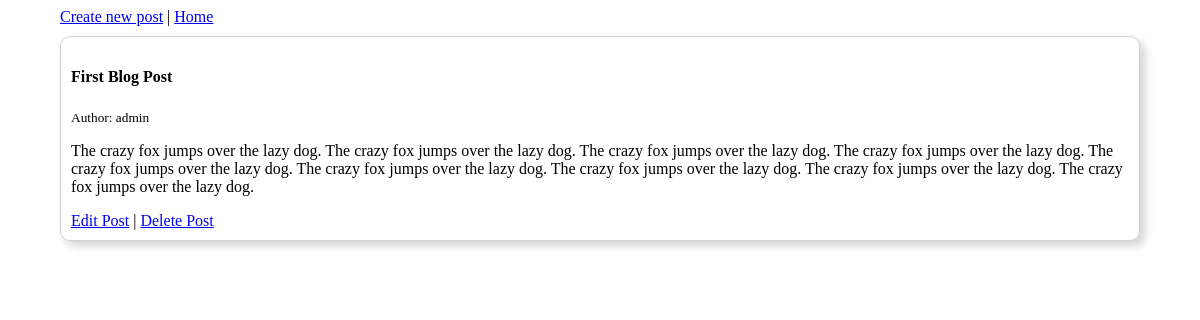
The app's page /post/1/ with its own data.
### blog/models.py (models this page shows, shortened)
class Post(models.Model):
    title = models.CharField(blank=False, max_length=200)
    author = models.ForeignKey('auth.User', on_delete=models.CASCADE)
    body = models.TextField(blank=False)

### blog/views.py (the view)
# urls.py: path('post/<int:pk>/', PostDetailView.as_view(), name='detail'),
class PostDetailView(DetailView):
    model = Post
    template_name = 'blog/detail.html'

### templates/blog/detail.html
{% extends "blog/base.html" %}
{% block content_block %}
<div class="">
  <h4>{{post.title}} </h4>
  <p> <small> Author: {{post.author}}</small> </p>
  <p>{{post.body}}</p>
  <a href="{% url 'update_post' post.pk %}">Edit Post</a> | <a href="{% url 'delete_post' post.pk %}">Delete Post</a>
</div>
{% endblock %}

### static/style.css (style rules this page uses)
*, *:before, *:after { -webkit-box-sizing: border-box; -moz-box-sizing: border-box; box-sizing: border-box; }
body { margin-left: auto; margin-right: auto; width: 90%; }
div { border: 1px solid lightgrey; border-radius: 10px; box-shadow: 5px 5px 10px lightgrey; padding: 10px; margin-top: 10px; margin-bottom: 10px; }

### records on screen
Post: title "First Blog Post", author "admin", body "The crazy fox jumps over the lazy dog. The crazy fox jumps over the lazy dog. The crazy fox jumps over the lazy dog. The crazy fox jumps over the lazy dog. The crazy fox jumps over the lazy dog. The crazy fox jumps over the lazy dog. The crazy fox jumps over the lazy dog. The crazy fox jumps over the lazy dog. The crazy fox jumps over the lazy dog."
